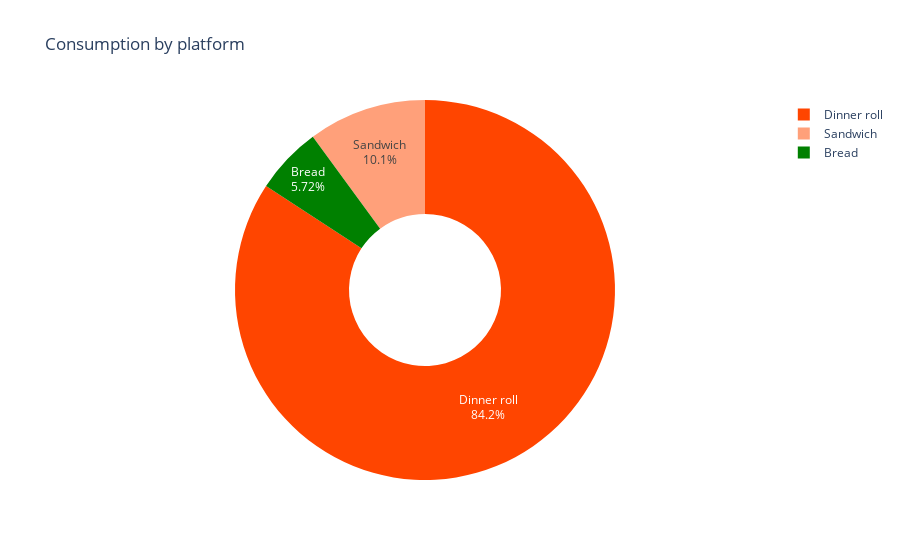

Write notebook code for a chart like this one.
### Markdown cell above
# By platform

### Code cell
colors = ['green', 'orangered', 'lightsalmon']

platform = merge_data.groupby('Platform').\
        agg({'consumption': 'sum'}).reset_index()

fig = go.Figure(data=[go.Pie(labels=platform['Platform'], values=platform['consumption'],
                             marker_colors=colors,
                             textinfo='label+percent',
                             hole=.4
                            )])
fig.update_layout(
    title='Consumption by platform')
fig.show()

### Figure 1 — Plotly figure (JSON) as saved in the notebook; plotly's stock layout.template omitted (floating-point values rounded to 4 significant figures)
{"data": [{"hole": 0.4, "labels": ["Bread", "Dinner roll", "Sandwich"], "marker": {"colors": ["green", "orangered", "lightsalmon"]}, "textinfo": "label+percent", "type": "pie", "values": [28452258, 419225619, 50038333]}], "layout": {"title": {"text": "Consumption by platform"}}}
